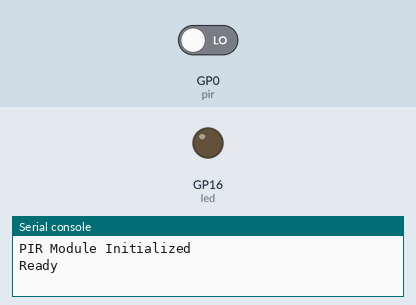
Simulated run of this program. Board: Raspberry Pi Pico running MicroPython. Parts: output pins drawn as LEDs (lit = HIGH), the last lines printed to the serial console. The inputs (shaded band) are chosen by the test bench; at power-on: GP0 (pir) LOW. The clock reads 2024-03-15 10:24:30 at power-on unless the program sets it.

Above: at 2.2 s.
2.3 s: GP0 (pir) driven HIGH
At 3.7 s:
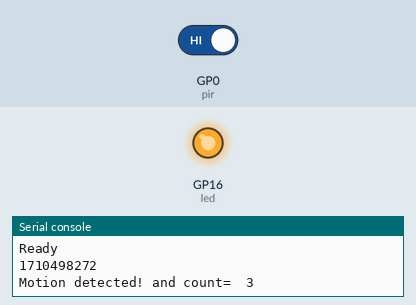
Timing chart, 0 to 5.3 s (numbered marks = the images above; inputs shaded):
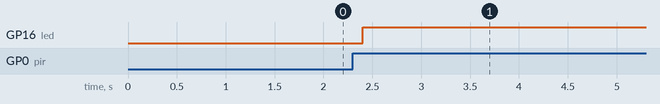

The program:

PIR_1.py
```python
'''
recreating the PIR interrupt with two flags motion and motion_printed

excellent tutorial and details adjusting my PIR model
https://www.makerguides.com/hc-sr501-arduino-tutorial/

shilleh has the best PIR funciton  very much like PW 84 pico but no IRQ method
https://shillehtek.com/blogs/news/how-to-connect-and-use-the-hcsr501-pir-sensor-with-a-raspberry-pi-pico-pico-w?utm_source=youtube&utm_medium=product_shelf
'''

# from machine import Pin,Timer
# import time

# rPin=16
# rLed =Pin(rPin,Pin.OUT)
# pirPin=0
# PIR =Pin(pirPin,Pin.IN)
# PIRtimer=Timer()
# global motion
# global motion_printed
# motion=False
# motion_printed=False
# rLed.value(0)
# def led_on(pin):
#     global motion
#     motion =True
#     print('Hi')
#     PIRtimer.init(period = 5000,mode=Timer.ONE_SHOT,callback=led_off)

# def led_off(pin):
#     global motion, motion_printed
#     print('Motion Not Detected')
#     rLed.value(0)
#     motion =False
#     motion_printed= False


# PIR.irq(trigger= Pin.IRQ_RISING,handler=led_on)
# try:
#     while True:

#         if motion ==True and motion_printed==False:
#             print('Motion Detected')
#             rLed.value(1)
#             motion_printed = True
#         elif motion==False and motion_printed==False:
#             print('sleeping')
#             rLed.value(0)
#             time.sleep(.5)


# except:
#     rLed.value(0)
#     print('All Done')

# recreating the PIR interrupt with two flags motion and motion_printed

# excellent tutorial and details adjusting my PIR model
# https://www.makerguides.com/hc-sr501-arduino-tutorial/

# from machine import Pin,Timer
# import time

# rPin=16
# rLed =Pin(rPin,Pin.OUT)
# pirPin=0
# PIR =Pin(pirPin,Pin.IN)
# PIRtimer=Timer()

# gPin=17
# gLed=Pin(gPin,Pin.OUT)

# global motion
# global motion_printed
# counter =0

# motion=False
# motion_printed=False
# rLed.value(0)
# def led_on(pin):
#     global motion, counter
#     motion =True
#     counter+=1
#     print('Hi, counter= ',counter)
#     gLed.value(1)
#     PIRtimer.init(period = 3000,mode=Timer.ONE_SHOT,callback=led_off)

# def led_off(pin):
#     global motion, motion_printed
#     print('Motion Not Detected')
#     rLed.value(0)
#     gLed.value(0)
#     motion =False
#     motion_printed= False


# PIR.irq(trigger= Pin.IRQ_RISING,handler=led_on)
# try:
#     while True:
#         time.sleep_ms(200)
#         if motion ==True and motion_printed==False:

#             print('Motion Detected')
#             rLed.value(1)
#             motion_printed = True
#         elif motion==False and motion_printed==False:
#             rLed.value(0)
#             time.sleep(.5)
#             print('sleeping')
#             # pass

# except:
#     rLed.value(0)
#     gLed.value(0)
#     print('All Done')

###~~~~~~~~~~~~~~~~~~~~
# from machine import Pin,Timer
# import time

# rPin=16
# rLed =Pin(rPin,Pin.OUT)
# pirPin=0
# PIR =Pin(pirPin,Pin.IN,Pin.PULL_DOWN)
# PIRtimer=Timer()

# gPin=17
# gLed=Pin(gPin,Pin.OUT)

# global motion
# global motion_printed
# counter =0

# motion=False
# motion_printed=False
# rLed.value(0)
# def pir_handler(pin):
#     global motion
#     print('ALARM, intruder!')
#     for i in range(50):
#         rLed.toggle()
#         time.sleep_ms(100)
#     motion =True
#     PIRtimer=Timer()
#     PIRtimer.init(mode=Timer.ONE_SHOT,period=2000,callback=LedOff)
# def LedOff(pin):
#     global motion
#     motion =False
#     rLed.value(0)
# PIR.irq(trigger=Pin.IRQ_RISING,handler=pir_handler)
# while True:
#     PirVal=PIR.value()
#     counter+=1
#     print(PirVal, counter)
#     time.sleep(.3)
#     if motion == True and motion_printed==False:
#         print('Motion = True ')
#     elif motion == False and motion_printed==False:
#         print('I am sleeping. Do not wake.')
#         time.sleep(.5)
###~~~~~~~~~~~~~~~~~
##https://shillehtek.com/blogs/news/how-to-connect-and-use-the-hcsr501-pir-sensor-with-a-raspberry-pi-pico-pico-w?utm_source=youtube&utm_medium=product_shelf
## I modified by adding the count so that it would not start by recardng a motion

from machine import Pin
import time

# Initialize PIR sensor on GPIO 0
pir = Pin(0, Pin.IN, Pin.PULL_DOWN)
led = Pin(16, Pin.OUT)  # Initialize LED on GPIO 2
pir_state = False  # Start assuming no motion detected
last_motion_time = 0  # Timestamp of the last motion detected
debounce_time = 5  # Debounce period in seconds

print("PIR Module Initialized")
time.sleep(1)  # Allow the sensor to stabilize
print("Ready")
count=0
while True:
    val = pir.value()  # Read input value from PIR sensor
    current_time = time.time()

    if val == 1:  # Motion detected
        count+=1
        if not pir_state and (current_time - last_motion_time >= debounce_time)and count>1:
            count+=1
            print(current_time - last_motion_time)
            print("Motion detected! and count= ", count)
            pir_state = True
            led.on()  # Turn on LED
            last_motion_time = current_time  # Update the last motion timestamp

    elif val == 0:
        if pir_state and (current_time - last_motion_time >= debounce_time):
            pir_state = False
            led.off()
            last_motion_time = current_time  # Update the last motion timestamp

    time.sleep(0.1)  # Small delay to prevent spamming
```

Measured:
- after the input at 2.3 s, GP16 (led): LOW → HIGH after 0.10 s
